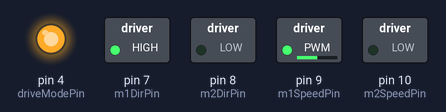
Bench run of a sketch on a simulated Arduino Uno, built with avr-gcc and run on an emulated ATmega328P. On the bench: switched loads named in the sketch (green lamp = pin HIGH), output pins drawn as LEDs (lit = HIGH).

Above: at 0.1 s.
Timing chart, 0 to 1.6 s (numbered marks = the images above):
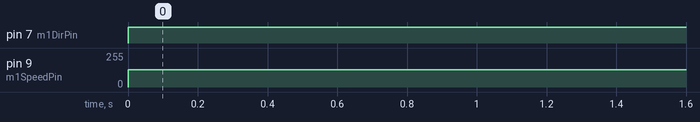

Measured:
- by itself, pin 7 (m1DirPin): LOW → HIGH at 0.00 s
- by itself, pin 9 (m1SpeedPin): 0/255 → 128/255 at 0.00 s

The sketch:

Motor_Spin.ino
```cpp
/* Name: Group 6 | EENG350 | Mini Project: 4.3

   Purpose: Make the motor spin

   How to Use: Supply power to the motor shield.
   Plug the red and black wires from the motor into the M1 ports on the motor shield.
   Upload code to Arduino, make sure switch is flipped to provide power.

*/

int driveModePin = 4; // drive/break mode when HIGH, drive/coast mode when LOW

int m1DirPin = 7;       // sign of voltage
int m1SpeedPin = 9;     // voltage

int m2DirPin = 8;        // sign of voltage
int m2SpeedPin = 10;     // voltage

int inputPin = 12;

// desiredPWM = pulseWidth*256
int desiredPWM = 128; // values go from 0 to 255 for analogWrite


void setup() {
  pinMode(driveModePin, OUTPUT);
  digitalWrite(driveModePin, HIGH);

  pinMode(m1DirPin, OUTPUT);
  pinMode(m1SpeedPin, OUTPUT);
  pinMode(m2DirPin, OUTPUT);
  pinMode(m2SpeedPin, OUTPUT);

  pinMode(inputPin, INPUT);


}

void loop() {
  digitalWrite(m1DirPin, HIGH); // go forwards (positive)
  analogWrite(m1SpeedPin, desiredPWM); // spin at desired speed

}
```
